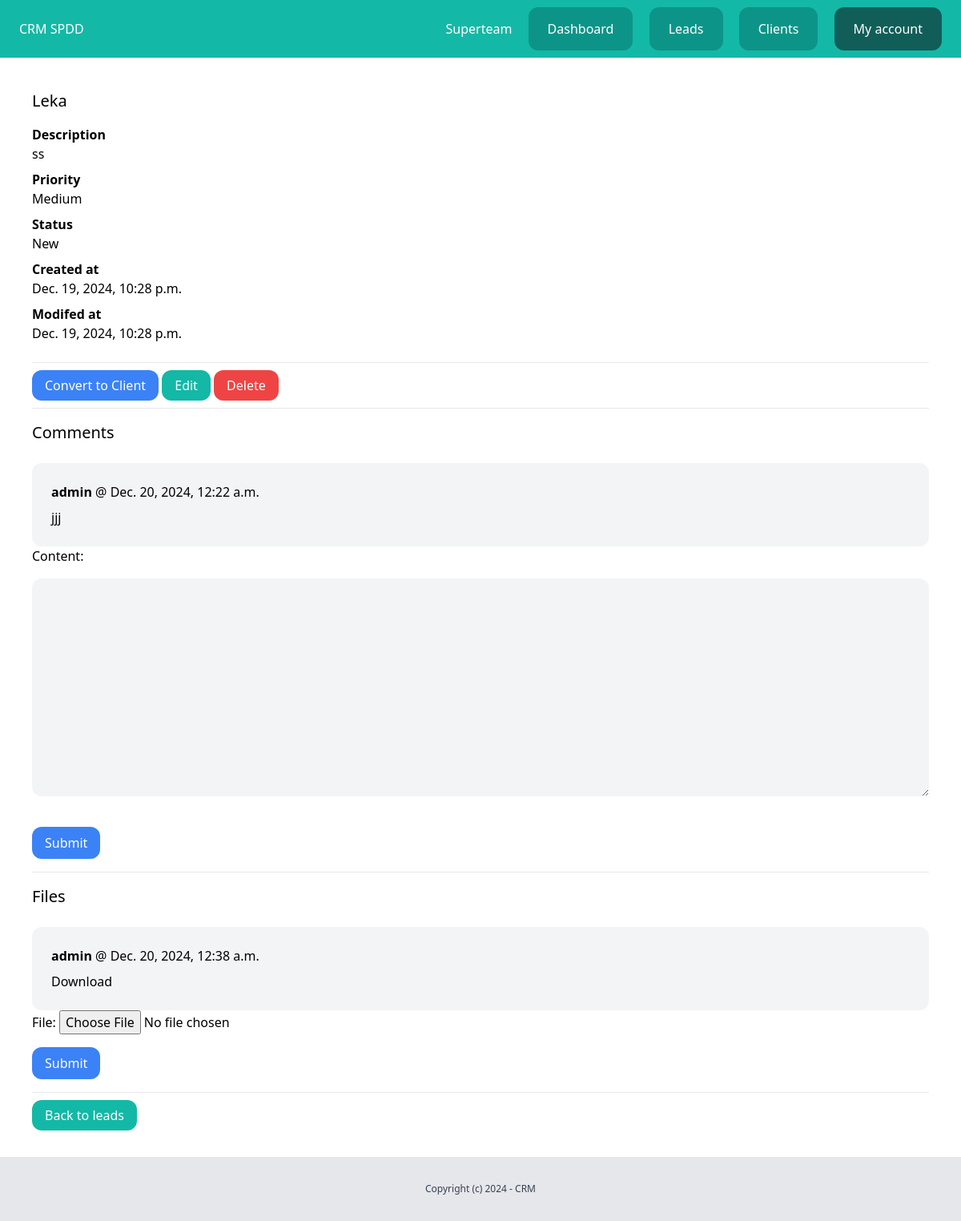
/dashboard/leads/10/ (signed in), run on the app's committed database.
### team/models.py (models this page shows, shortened)
class Team(models.Model):
    plan = models.ForeignKey(Plan, related_name='teams', blank=True, null=True, on_delete=models.CASCADE)
    name = models.CharField(max_length=100)
    members = models.ManyToManyField(User, related_name='teams')
    created_by = models.ForeignKey(User, related_name='created_teams', on_delete=models.CASCADE)
    created_at = models.DateTimeField(auto_now_add=True)

### lead/models.py (models this page shows, shortened)
class lead(models.Model):
    LOW = 'low'
    MEDIUM = 'medium'
    HIGH = 'high'
    CHOICES_PRIORITY = (
        (LOW, 'Low'),
        (MEDIUM, 'Medium'),
        (HIGH, 'High'),
    )
    NEW = 'new'
    CONTACTED = 'contacted'
    WON = 'won'
    LOST = 'lost'
    CHOICE_STATUS = (
        (NEW, 'New'),
        (CONTACTED, 'Contacted'),
        (WON, 'Won'),
        (LOST, 'Lost'),
    )
    team = models.ForeignKey(Team, related_name='leads', on_delete=models.CASCADE)
    name = models.CharField(max_length=255)
    email = models.EmailField()
    description = models.TextField(blank=True, null=True)
    priority = models.CharField(max_length = 10, choices = CHOICES_PRIORITY, default = MEDIUM)
    status = models.CharField(max_length = 10, choices = CHOICE_STATUS, default = NEW)
    converted_to_client = models.BooleanField(default=False)
    created_by = models.ForeignKey(User, related_name = 'leads', on_delete = models.CASCADE)
    created_at = models.DateTimeField(auto_now_add = True)
    modified_at = models.DateTimeField(auto_now = True)
    class Meta:
        ordering = ('created_at',)

class Comment(models.Model):
    team = models.ForeignKey(Team, related_name='lead_comments', on_delete=models.CASCADE)
    lead = models.ForeignKey(lead, related_name='comments', on_delete=models.CASCADE)
    content = models.TextField(blank=True, null=True)
    created_by = models.ForeignKey(User, related_name='lead_comments', on_delete=models.CASCADE)
    created_at = models.DateTimeField(auto_now_add=True)

class LeadFile(models.Model):
    team = models.ForeignKey(Team, related_name='lead_files', on_delete=models.CASCADE)
    lead = models.ForeignKey(lead, related_name='files', on_delete=models.CASCADE)
    file = models.FileField(upload_to='leadfiles')
    created_by = models.ForeignKey(User, related_name='lead_files', on_delete=models.CASCADE)
    created_at = models.DateTimeField(auto_now_add=True)

### lead/views.py (the view)
# urls.py: path('<int:pk>/', views.LeadDetailView.as_view(), name='detail'),
class LeadDetailView(LoginRequiredMixin, DetailView):
    model = lead
    def get_context_data(self, **kwargs):
        context = super().get_context_data(**kwargs)
        context['form'] = AddCommentForm()
        context['fileform'] = AddFileForm()
        return context
    def get_queryset(self):
        queryset = super(LeadDetailView, self).get_queryset()
        team = self.request.user.userprofile.active_team
        return queryset.filter(team=team, pk=self.kwargs.get('pk'))

### lead/forms.py
class AddCommentForm(forms.ModelForm):
    class Meta:
        model = Comment
        fields = ('content',)
        widgets = {
            'content': forms.Textarea(attrs={'class': 'w-full my-4 py-4 px-6 rounded-xl bg-gray-100'}),
        }

class AddFileForm(forms.ModelForm):
    class Meta:
        model = LeadFile
        fields = ('file',)

### team/context_processors.py (called while the page is built)
def active_team(request):
    if request.user.is_authenticated:
        active_team = request.user.userprofile.get_active_team()
        if not active_team:
            active_team = Team.objects.filter(created_by=request.user)[0]
    else:
        active_team = None
    return {'active_team': active_team}

### userprofile/models.py (called while the page is built)
    def get_active_team(self):
        if self.active_team:
            return self.active_team
        else:
            return Team.objects.filter(members__in=[self.user.id]).first()

### lead/templates/lead/lead_detail.html (shortened to what this page needs)
{% extends 'core/base.html' %}
{% block content %}
    <div class="py-6 px-6">
        <h1 class="mb-4 text-xl">{{ lead.name }}</h1>
        {% if lead.description %}
            <p class="font-semibold">Description</p>
            <p class="mb-2">{{ lead.description }}</p>
        {% endif %}
        <p class="font-semibold">Priority</p>
        <p class="mb-2">{{ lead.get_priority_display }}</p>
        <p class="font-semibold">Status</p>
        <p class="mb-2">{{ lead.get_status_display }}</p>
        <p class="font-semibold">Created at</p>
        <p class="mb-2">{{ lead.created_at }}</p>
        <p class="font-semibold">Modifed at</p>
        <p class="mb-6">{{ lead.modified_at }}</p>
        <hr class="my-4">
        <a href="{% url 'leads:convert' lead.id %}" class="py-2 px-4 rounded-xl bg-blue-500 text-white">Convert to Client</a>
        <a href="{% url 'leads:edit' lead.id %}" class="py-2 px-4 rounded-xl bg-teal-500 text-white">Edit</a>
        <a href="#" onclick="document.getElementById('lead_delete_form').submit();" class="py-2 px-4 rounded-xl bg-red-500 text-white">Delete</a>
        <hr class="my-4">
        <h2 class="mb-6 text-xl">Comments</h2>
        <div class="space-y-4">
            {% for comment in lead.comments.all %}
                <div class="bg-gray-100 p-6 rounded-xl">
                    <p class="mb-2"><strong>{{ comment.created_by }}</strong> @ {{ comment.created_at }}</p>
                    {{ comment.content }}
                </div>
            {% endfor %}
        </div>
        <form method="post" action="{% url 'leads:add_comment' lead.id %}">
            {{ form.as_p }}
            <button class="mt-4 py-2 px-4 rounded-xl bg-blue-500 text-white">Submit</button>
        </form>
        <hr class="my-4">
        <h2 class="mb-6 text-xl">Files</h2>
        <div class="space-y-4">
            {% for file in lead.files.all %}
                <div class="bg-gray-100 p-6 rounded-xl">
                    <p class="mb-2"><strong>{{ file.created_by }}</strong> @ {{ file.created_at }}</p>
                    <a href="{{ file.file.url }}">Download</a>
                </div>
            {% endfor %}
        </div>
        <form method="post" action="{% url 'leads:add_file' lead.id %}" enctype="multipart/form-data">
            {{ fileform.as_p }}
            <button class="mt-4 py-2 px-4 rounded-xl bg-blue-500 text-white">Submit</button>
        </form>
        <hr class="my-4">
        <a href="{% url 'leads:list' %}" class="mt-4 py-2 px-4 rounded-xl bg-teal-500 text-white">Back to leads</a>
    </div>
{% endblock %}

### core/templates/core/partials/nav.html
<nav class="py-6 px-6 flex justify-between bg-teal-500">
    <p class="text-white">CRM SPDD</p>
    <div class="space-x-4">
        {% if request.user.is_authenticated %}
            <a href="{% url 'team:detail' active_team.id %}" class="text-white">{{ active_team.name }}</a>
            <a href="{% url 'dashboard:index' %}" class="py-4 px-6 bg-teal-600 rounded-xl text-white">Dashboard</a>
            <a href="{% url 'leads:list' %}" class="py-4 px-6 bg-teal-600 rounded-xl text-white">Leads</a>
            <a href="{% url 'clients:list' %}" class="py-4 px-6 bg-teal-600 rounded-xl text-white">Clients</a>
            <a href="{% url 'userprofile:myaccount' %}" class="py-4 px-6 bg-teal-800 rounded-xl text-white">My account</a>
        {% else %}
            <a href="{% url 'login' %}" class="py-4 px-6 bg-teal-600 rounded-xl text-white">Log in</a>
            <a href="{% url 'signup' %}" class="py-4 px-6 bg-teal-300 rounded-xl text-white">Sign up</a>
        {% endif %}
    </div>
</nav>

### data on the page
Team: name "Superteam"
lead: name "Leka", description "ss", priority "Medium", status "New", created_at "Dec. 19, 2024, 10:28 p.m.", modified_at "Dec. 19, 2024, 10:28 p.m."
Comment: created_by "admin", created_at "Dec. 20, 2024, 12:22 a.m.", content "jjj"
LeadFile: created_by "admin", created_at "Dec. 20, 2024, 12:38 a.m."
